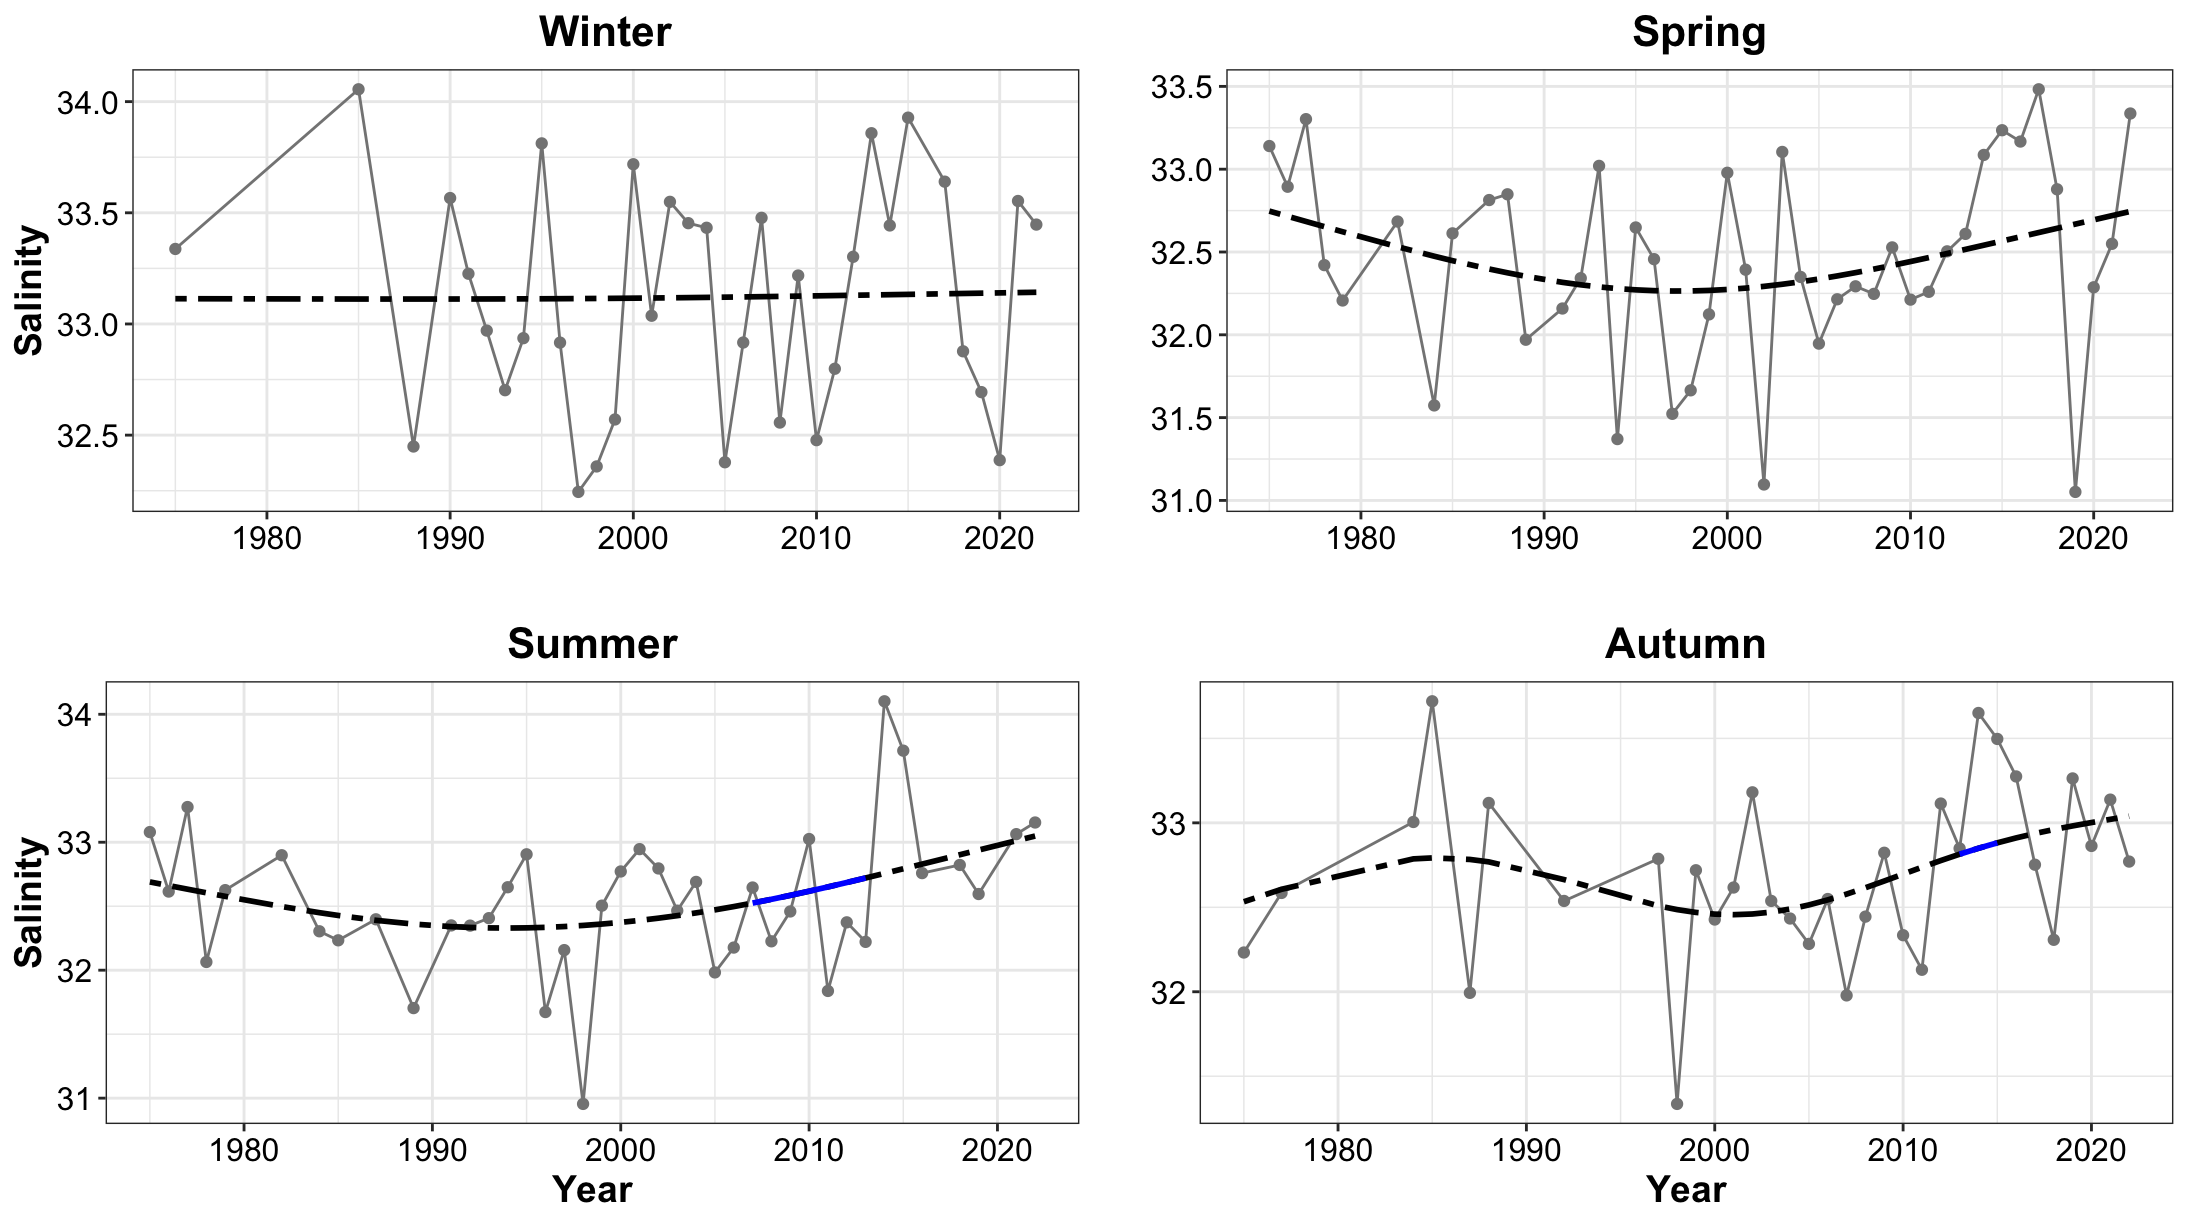

R code for this plot:
## Figures for Sea Bottom Saliniity Seasonally

## **Laura Gruenburg, lagruenburg@gmail.com**

#   **LAST UPDATED: December 29, 2023**

setwd("~/Desktop/NYB Indicators/Deriv")
source("Deriv.R")
library(mgcv)
library(ggplot2)
#library(mgcViz)


#######Load the datasets
setwd("~/Desktop/NYB Indicators/NYB_Indicators_Calculations/Final_Timeseries_Figures/Timeseries_Files_2023")
bsal<-read.csv("SurfSal_insitu_Dec_29_2023.csv", header = TRUE)
nyb = bsal[bsal$Loc == 'NYB',]
nyb$Val_I <- nyb$Intercept + nyb$Val

winter = nyb[nyb$season == 'winter',]
spring = nyb[nyb$season == 'spring',]
summer = nyb[nyb$season == 'summer',]
fall = nyb[nyb$season == 'fall',]


# WINTER

qwinter = quantile(winter$Val, probs = c(.30, .70))

# find the last 5 years mean
mn_winter5 = mean(winter$Val[winter$Year >= 2019])
# what quintile the data is in
mn_winter5 >qwinter

# Creat a GAM - adjust k and remember to check model
mod_w<- gam(Val_I ~ s(Year, k=5), data = winter)
summary(mod_w) #check out model
gam.check(mod_w)

pdata_w <- with(winter, data.frame(Year = Year))
p2_mod_w <- predict(mod_w, newdata = pdata_w,  type = "terms", se.fit = TRUE)
intercept_w = 33.12252   # look at p2_mod and extract the intercept
pdata_w <- transform(pdata_w, p2_mod_w = p2_mod_w$fit[,1], se2_w = p2_mod_w$se.fit[,1])

#  Now that we have the model prediction, the next step is to calculate the first derivative
#  Then determine which increases and decreases are significant
Term = "Year"
mod_w.d <- Deriv(mod_w, n=35) # n is the number of years
mod_w.dci <- confint(mod_w.d, term = Term)
mod_w.dsig <- signifD(pdata_w$p2_mod_w, d = mod_w.d[[Term]]$deriv,
                      +                    mod_w.dci[[Term]]$upper, mod_w.dci[[Term]]$lower)

# Take a quick look to make sure it appears ok before final plotting
plot(Val_I ~ Year, data = winter)
lines(Val_I ~ Year, data = winter)
lines(p2_mod_w+intercept_w ~ Year, data = pdata_w, type = "n")
lines(p2_mod_w+intercept_w ~ Year, data = pdata_w)
lines(unlist(mod_w.dsig$incr)+intercept_w ~ Year, data = pdata_w, col = "blue", lwd = 3)
lines(unlist(mod_w.dsig$decr)+intercept_w ~ Year, data = pdata_w, col = "red", lwd = 3)

linearMod_w<- lm(Val_I ~ Year, data=winter)
summary(linearMod_w)

wint_plot <- ggplot() + 
  geom_line(data = winter, aes(x = Year, y = Val_I), color = 'grey52') +
  geom_point(data = winter, aes(x = Year, y = Val_I), color = 'grey52') + 
  #geom_point(data = winter[42,], aes(x= Year, y = Val_I), shape = 17, size =3) +
  #geom_smooth(data = winter[19:81, ], aes(x = Year, y = Val_I), method = lm, se = FALSE, color = 'black') + 
  geom_line(data=pdata_w, aes(x = Year, y = p2_mod_w+intercept_w), se = FALSE, color = 'black', linetype = 'twodash', size = 1) + 
  #geom_line(data = pdata_w, aes(y = unlist(mod_w.dsig$incr)+intercept_w, x = Year), color = "blue", size = 1) + 
  #geom_line(data = pdata_w, aes(y = unlist(mod_w.dsig$decr)+intercept_w, x = Year), color = 'red', size = 1) + 
  theme_bw() +
  labs (y = bquote("Salinity"), x =' ',title = 'Winter') + 
  theme(plot.title=element_text(size = 16,face = 'bold',hjust = 0.5), axis.title=element_text(size = 14, face = 'bold'), axis.text= element_text(color = 'black', size = 12))

# SPRING

qspring = quantile(spring$Val, probs = c(.30, .70))

# find the last 5 years mean
mn_spring5 = mean(spring$Val[spring$Year >= 2019])
# what quintile the data is in
mn_spring5 >qspring

#the last spring Val_Iue is not averaging all the spring months so it looks anomalously low
#spring = spring[spring$X<77,]
# Creat a GAM - adjust k and remember to check model
mod_sp<- gam(Val_I ~ s(Year, k=5), data = spring)
summary(mod_sp) #check out model
gam.check(mod_sp)

pdata_sp <- with(spring, data.frame(Year = Year))
p2_mod_sp <- predict(mod_sp, newdata = pdata_sp,  type = "terms", se.fit = TRUE)
intercept_sp = 32.4554   # look at p2_mod and extract the intercept
pdata_sp <- transform(pdata_sp, p2_mod_sp = p2_mod_sp$fit[,1], se2_sp = p2_mod_sp$se.fit[,1])

#  Now that we have the model prediction, the next step is to calculate the first derivative
#  Then determine which increases and decreases are significant
Term = "Year"
mod_sp.d <- Deriv(mod_sp, n=43) # n is the number of years
mod_sp.dci <- confint(mod_sp.d, term = Term)
mod_sp.dsig <- signifD(pdata_sp$p2_mod_sp, d = mod_sp.d[[Term]]$deriv,
                       +                    mod_sp.dci[[Term]]$upper, mod_sp.dci[[Term]]$lower)

# Take a quick look to make sure it appears ok before final plotting
plot(Val_I ~ Year, data = spring)
lines(Val_I ~ Year, data = spring)
lines(p2_mod_sp+intercept_sp ~ Year, data = pdata_sp, type = "n")
lines(p2_mod_sp+intercept_sp ~ Year, data = pdata_sp)
lines(unlist(mod_sp.dsig$incr)+intercept_sp ~ Year, data = pdata_sp, col = "blue", lwd = 3)
lines(unlist(mod_sp.dsig$decr)+intercept_sp ~ Year, data = pdata_sp, col = "red", lwd = 3)

linearMod_sp<- lm(Val_I ~ Year, data=spring)
summary(linearMod_sp)

spr_plot <- ggplot() + 
  geom_line(data = spring, aes(x = Year, y = Val_I), color = 'grey52') +
  geom_point(data = spring, aes(x = Year, y = Val_I), color = 'grey52') + 
  #geom_point(data = spring[42,], aes(x= Year, y = Val_I), shape = 17, size =3) +
  #geom_smooth(data = spring[spring$Year > 1959, ], aes(x = Year, y = Val_I), method = lm, se = FALSE, color = 'black') + 
  geom_line(data=pdata_sp, aes(x = Year, y = p2_mod_sp+intercept_sp), se = FALSE, color = 'black', linetype = 'twodash', size = 1) + 
  #geom_line(data = pdata_sp, aes(y = unlist(mod_sp.dsig$incr)+intercept_sp, x = Year), color = "blue", size = 1) + 
  #geom_line(data = pdata_sp, aes(y = unlist(mod_sp.dsig$decr)+intercept_sp, x = Year), color = 'red', size = 1) + 
  theme_bw() +
  labs (y = bquote(" "), x = ' ', title = 'Spring') + 
  theme(plot.title=element_text(size = 16,face = 'bold',hjust = 0.5), axis.title=element_text(size = 14, face = 'bold'), axis.text= element_text(color = 'black', size = 12))

# SUMMER

qsummer = quantile(summer$Val, probs = c(.30, .70))

# find the last 5 years mean
mn_summer5 = mean(summer$Val[summer$Year >= 2019])
# what quintile the data is in
mn_summer5 >qsummer


# Creat a GAM - adjust k and remember to check model
mod_su<- gam(Val_I ~ s(Year, k=7), data = summer)
summary(mod_su) #check out model
gam.check(mod_su)

pdata_su <- with(summer, data.frame(Year = Year))
p2_mod_su <- predict(mod_su, newdata = pdata_su,  type = "terms", se.fit = TRUE)
intercept_su = 32.54931   # look at p2_mod and extract the intercept
pdata_su <- transform(pdata_su, p2_mod_su = p2_mod_su$fit[,1], se2_su = p2_mod_su$se.fit[,1])

#  Now that we have the model prediction, the next step is to calculate the first derivative
#  Then determine which increases and decreases are significant
Term = "Year"
mod_su.d <- Deriv(mod_su, n=40) # n is the number of years
mod_su.dci <- confint(mod_su.d, term = Term)
mod_su.dsig <- signifD(pdata_su$p2_mod_su, d = mod_su.d[[Term]]$deriv,
                       +                    mod_su.dci[[Term]]$upper, mod_su.dci[[Term]]$lower)

# Take a quick look to make sure it appears ok before final plotting
plot(Val_I ~ Year, data = summer)
lines(Val_I ~ Year, data = summer)
lines(p2_mod_su+intercept_su ~ Year, data = pdata_su, type = "n")
lines(p2_mod_su+intercept_su ~ Year, data = pdata_su)
lines(unlist(mod_su.dsig$incr)+intercept_su ~ Year, data = pdata_su, col = "blue", lwd = 3)
lines(unlist(mod_su.dsig$decr)+intercept_su ~ Year, data = pdata_su, col = "red", lwd = 3)

linearMod_su<- lm(Val_I ~ Year, data=summer)
summary(linearMod_su)

sum_plot <- ggplot() + 
  geom_line(data = summer, aes(x = Year, y = Val_I), color = 'grey52') +
  geom_point(data = summer, aes(x = Year, y = Val_I), color = 'grey52') + 
  #geom_point(data = summer[42,], aes(x= Year, y = Val_I), shape = 17, size =3) +
  #geom_smooth(data = summer, aes(x = Year, y = Val_I), method = lm, se = FALSE, color = 'black') + 
  geom_line(data=pdata_su, aes(x = Year, y = p2_mod_su+intercept_su), se = FALSE, color = 'black', linetype = 'twodash', size = 1) + 
  geom_line(data = pdata_su, aes(y = unlist(mod_su.dsig$incr)+intercept_su, x = Year), color = "blue", size = 1) + 
  geom_line(data = pdata_su, aes(y = unlist(mod_su.dsig$decr)+intercept_su, x = Year), color = 'red', size = 1) + 
  theme_bw() +
  labs (y = bquote("Salinity"), x = 'Year', title = 'Summer') + 
  theme(plot.title=element_text(size = 16,face = 'bold',hjust = 0.5), axis.title=element_text(size = 14, face = 'bold'), axis.text= element_text(color = 'black', size = 12))

# FALL

qfall = quantile(fall$Val, probs = c(.30, .70))

# find the last 5 years mean
mn_fall5 = mean(fall$Val[fall$Year >= 2019])
# what quintile the data is in
mn_fall5 >qfall

# Creat a GAM - adjust k and remember to check model
#fall = fall[fall$Year < 2023, ]
#fall 2023 is incomplete, we only have data through early Nov.  Fall 2023 will be included next year
mod_fa<- gam(Val_I ~ s(Year, k=5), data = fall)
summary(mod_fa) #check out model
gam.check(mod_fa)

pdata_fa <- with(fall, data.frame(Year = Year))
p2_mod_fa <- predict(mod_fa, newdata = pdata_fa,  type = "terms", se.fit = TRUE)
intercept_fa = 32.70464   # look at p2_mod and extract the intercept
pdata_fa <- transform(pdata_fa, p2_mod_fa = p2_mod_fa$fit[,1], se2_fa = p2_mod_fa$se.fit[,1])

#  Now that we have the model prediction, the next step is to calculate the first derivative
#  Then determine which increases and decreases are significant
Term = "Year"
mod_fa.d <- Deriv(mod_fa, n=33) # n is the number of years
mod_fa.dci <- confint(mod_fa.d, term = Term)
mod_fa.dsig <- signifD(pdata_fa$p2_mod_fa, d = mod_fa.d[[Term]]$deriv,
                       +                    mod_fa.dci[[Term]]$upper, mod_fa.dci[[Term]]$lower)

# Take a quick look to make sure it appears ok before final plotting
plot(Val_I ~ Year, data = fall)
lines(Val_I ~ Year, data = fall)
lines(p2_mod_fa+intercept_fa ~ Year, data = pdata_fa, type = "n")
lines(p2_mod_fa+intercept_fa ~ Year, data = pdata_fa)
lines(unlist(mod_fa.dsig$incr)+intercept_fa ~ Year, data = pdata_fa, col = "blue", lwd = 3)
lines(unlist(mod_fa.dsig$decr)+intercept_fa ~ Year, data = pdata_fa, col = "red", lwd = 3)

linearMod_fa<- lm(Val_I ~ Year, data=fall)
summary(linearMod_fa)

fall_plot <- ggplot() + 
  geom_line(data = fall, aes(x = Year, y = Val_I), color = 'grey52') +
  geom_point(data = fall, aes(x = Year, y = Val_I), color = 'grey52') + 
  #geom_point(data = fall[41,], aes(x= Year, y = Val_I), shape = 17, size =3) +
  #geom_smooth(data = fall[fall$Year > 1959, ], aes(x = Year, y = Val_I), method = lm, se = FALSE, color = 'black') + 
  geom_line(data = pdata_fa, aes(x = Year, y = p2_mod_fa+intercept_fa), se = FALSE, color = 'black', linetype = 'twodash', size = 1) + 
  geom_line(data = pdata_fa, aes(y = unlist(mod_fa.dsig$incr)+intercept_fa, x = Year), color = "blue", size = 1) + 
  geom_line(data = pdata_fa, aes(y = unlist(mod_fa.dsig$decr)+intercept_fa, x = Year), color = 'red', size = 1) + 
  theme_bw() +
  labs (y = bquote(" "), x = 'Year', title = 'Autumn') + 
  theme(plot.title=element_text(size = 16,face = 'bold',hjust = 0.5), axis.title=element_text(size = 14, face = 'bold'), axis.text= element_text(color = 'black', size = 12))

# Now plot all 4 together
library(ggpubr)

ggarrange(wint_plot,spr_plot,sum_plot,fall_plot,nrow=2,ncol=2)
